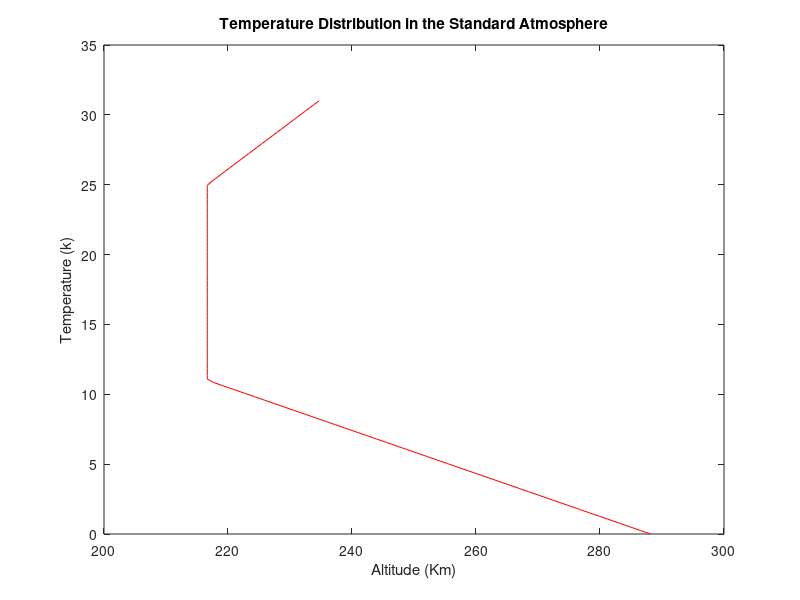
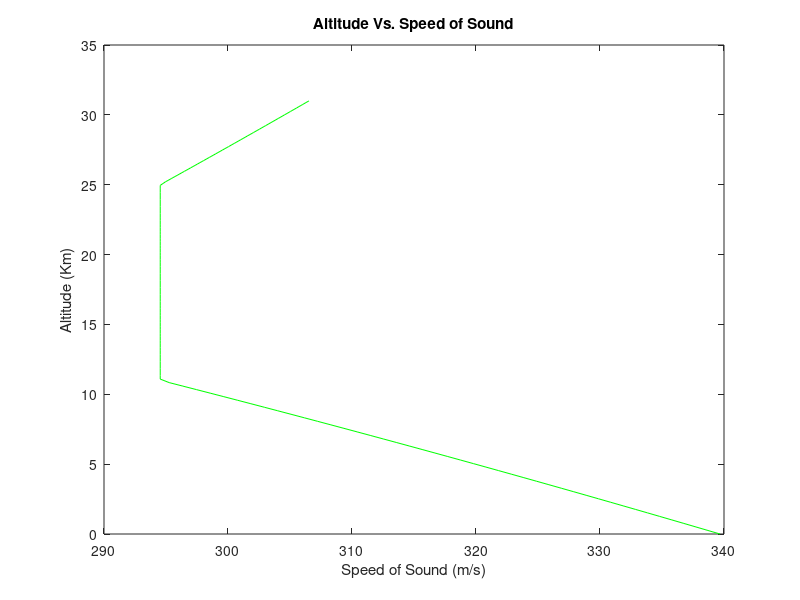

Reproduce these figures in MATLAB, in order.
%AAE 251 Fall 2020
%Homework <Homework 1>
%standardAtmosphere.m
%Authors <Corey O'Brien (obrie187)>

%%%%%%%%%%%%%%%%%%%%%%%%%%%%%%%%%%%%%%%%%%%%%%%%%%%%%%%%%
% Constants and Definitions

Astart = 0;                 %start altitude (km)
Astop = 31;                 %stop altitude (km)
Astep = Astop / .25;        %number of altitude increments

altitudes = linspace(Astart,Astop,Astep); %generate list of altitudes

temperatures = zeros(1,Astep);     %generate lists for t,p,rho,s       
pressures = zeros(1,Astep);
densities = zeros(1,Astep);
speedsofsound = zeros(1,Astep);

R = .286;       %kj/kg/k
Gamma = 1.4;    %Dimensionless,
G = 9.81        %m/s

pressure = 101325; %kpa

gradient = 1; %1 if altitude is in gradient, 0 if not
referenceA = 0; %reference altitude for gradient ranges
referenceP = 0; %reference pressure for gradient ranges
referenceR = 0; %reference density for gradient ranges
%%%%%%%%%%%%%%%%%%%%%%%%%%%%%%%%%%%%%%%%%%%%%%%%%%%%%%%%%


for x = (1:Astep)
    
    altitude = altitudes(x);
    if(altitude >= 0 && altitude <= 11)     %troposphere
        temperature = 288.16 + altitude * -6.5;
        gradient = 1;
        
        referenceA = 0;             %km
        referenceP = 101325;        %pa
        referenceR = 1.225;         %kg/m^3
    end
    
    if(altitude > 11 && altitude <= 25)     %tropopause
        temperature = 216.66;
        gradient = 0;
    end
    
    if(altitude > 25 && altitude <= 47)     %stratosphere
        temperature = 216.66 + (altitude - 25) * 3;
        gradient = 1;
        referenceA = 25;               %km
        referenceP = 2527.3;           %pa
        referenceR = 0.040639;         %kg/m^3
    end
    
    if(altitude > 47 && altitude <= 53)     %stratopause
        temperature = 282.66;
        gradient = 0;
    end
    
    if(altitude > 53 && altitude <= 79)     %mesosphere
        temperature = 282.66 + (altitude - 53) * -4.5;
        gradient = 1;
        referenceA = 53;
    end
    
    if(altitude > 79 && altitude <= 90)     %mesopause
        temperature = 165.66;
        gradient = 0;
    end
    
    if(altitude > 90)                       %thermosphere
        temperature = 165.66 + (altitude - 90) * 4;
        gradient = 1;
        referenceA = 90;
    end
    
    temperatures(x) = temperature;
    speedsofsound(x) = sqrt((Gamma * R * temperature) * 1000);
    
    if(gradient)
        pressures(x) = pressure
    else
    end
    
    
        
end

figure();
figure(1);
plot(temperatures,altitudes,'r');
title('Temperature Distribution in the Standard Atmosphere');
xlabel('Altitude (Km)');
ylabel('Temperature (k)');

figure();
figure(2);
plot(speedsofsound,altitudes,'g');
title('Altitude Vs. Speed of Sound');
xlabel('Speed of Sound (m/s)');
ylabel('Altitude (Km)');


